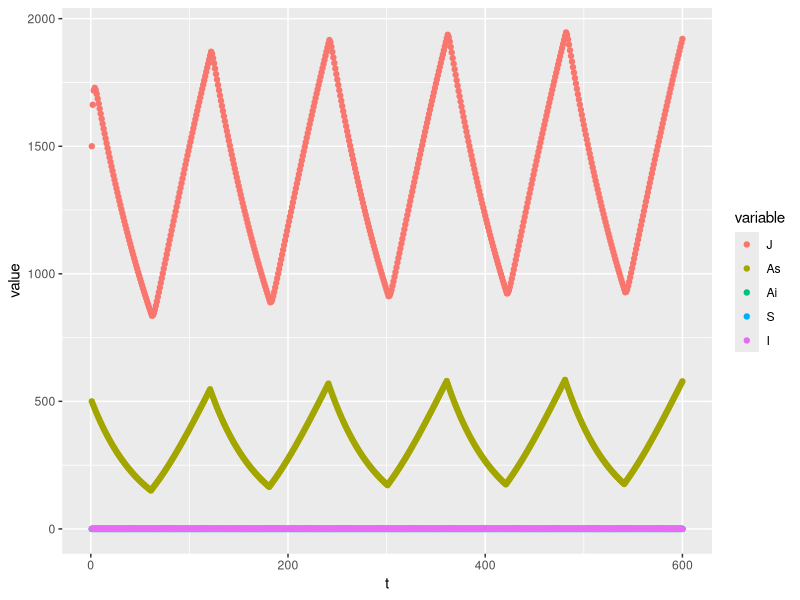

Here is the R script that generated this plot:
# Little 2 pop epidemic model

library(deSolve)
library(ggplot2)
library(reshape2) 

#parameters

gamma = 2 #fertility rate mosquitoes: 4 mosquitoes/day, sex ratio 1:1
mu_j = 1/5 #mortality rate eggs/juveniles
K = 1000  # carrying capacity juveniles
delta = 1/100 # passage J to A
mu_a = 1/50 # mortality rate mosquitoes
beta_AsI = 0.1 # mosquito infectious rate
beta_SAi = 0.1  # human infectious rate
alpha = 1/14 #human recovery rate

n_s = 10 #number of seasons
l_s = 60 #length of season

# functions

theta_delta = rep(c(rep(0,l_s), rep(1,l_s)), n_s/2) # "hatching" is time dependent
theta_beta = theta_delta*rep(c(0,1,0,0.5), l_s*n_s/4) # infection mosquitoes is time dependent
# no vertical infection

# list with parameters to be passed to the ODE system
parms <- list(gamma = gamma,
              mu_j = mu_j,
              K = K,
              delta = delta,
              mu_a = mu_a,
              beta_AsI = beta_AsI,
              beta_SAi = beta_SAi,
              alpha = alpha) 

df <- function(t, x, parms) {
  
  # initial conditions and paramters
  with(parms, { 
    J <- x[1:(length(x)/5)]
    As <- x[(length(x)/5 +1):(2*length(x)/5)]
    Ai <- x[(2*length(x)/5+1):(3*length(x)/5)]
    S <- x[(3*length(x)/5+1):(4*length(x)/5)]
    I <- x[(4*length(x)/5+1):length(x)]
    
    # ODE definition 
    dJ = gamma*(As+Ai) - mu_j*J*(1+J/K) - delta*theta_delta[t[1]] *J
    dAs = delta*theta_delta[t[1]] *J - beta_AsI*theta_beta[t[1]]*As*I - mu_a*As
    dAi = beta_AsI*theta_beta[t[1]]*As*I - mu_a*Ai
    dS = - beta_AsI*S*Ai + alpha*I
    dI = beta_AsI*S*Ai - alpha*I
    
    dx <- c(dJ, dAs, dAi, dS, dI)
    
    return(list(dx))})
}

# System initialization
J_0 = 1500
As_0 = 500
Ai_0 = 0
S_0 = 0
I_0 = 0

l_sim = n_s*l_s

X_0 = c(J_0, As_0, Ai_0, S_0, I_0)

#integration
Sim <- as.data.frame(ode(X_0, 1:l_sim, df, parms))

#plot
colnames(Sim) = c("t", "J", "As", "Ai", "S", "I")
Sim_m = reshape2::melt(Sim, id = 't')

ggplot(Sim_m, aes(x = t, y = value, color = variable))+
  geom_point()
